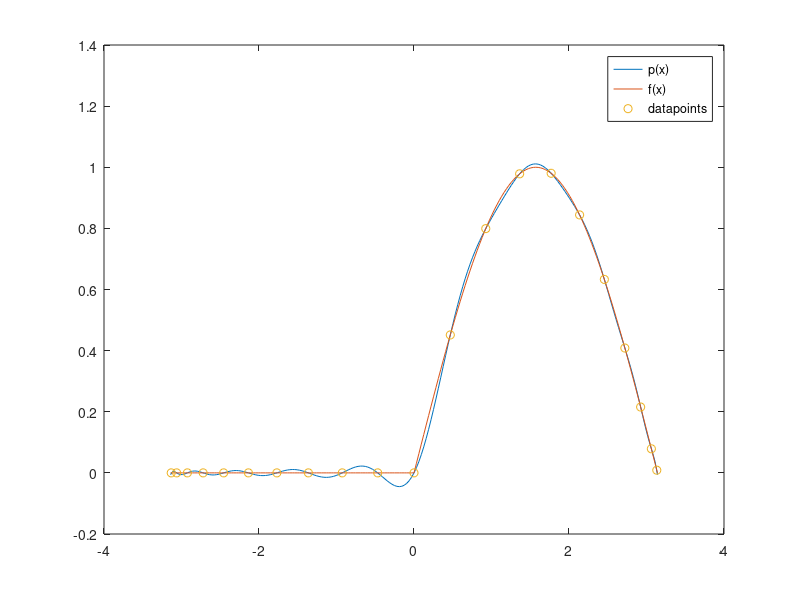

The MATLAB source for this figure:
%
y=zeros(0,21)
x=zeros(0,21)

h= (2*pi)/20
for i=1:21
    x(i) = -pi + (i-1)*h;
    y(i) = max(sin(x(i)), 0);
end

p = polyfit(x,y,20)

z = (-pi : (2*pi/200) : pi)
f =  max(0,sin(z))
y1 = polyval(p,z)

plot(z,y1,z,f,x,y,'o')
legend('p(x)','f(x)','datapoints')


%%
%SPLINE
G = y;
x=zeros(0,21)

h= (2*pi)/20
for i=1:21
    x(i) = -pi + (i-1)*h;
end

y = max(0,sin(x));
z = (-pi : (2*pi/200) : pi);
f =  max(0,sin(z));
yy = spline(x,y,z);

plot(z,yy,z,f,x,G,'o')
legend('p(x)','f(x)','datapoints')

%%
%CHEBYSHEV
y=zeros(0,21)
x=zeros(0,21)

for i=1:21
    x(i) = -pi*cos((2*i-1)/(2*21)*pi);
    y(i) = max(sin(x(i)), 0);
end

p = polyfit(x,y,20)


z = (-pi : (2*pi/200) : pi)
f =  max(0,sin(z))
y1 = polyval(p,z)

plot(z,y1,z,f,x,y,'o')
legend('p(x)','f(x)','datapoints')
